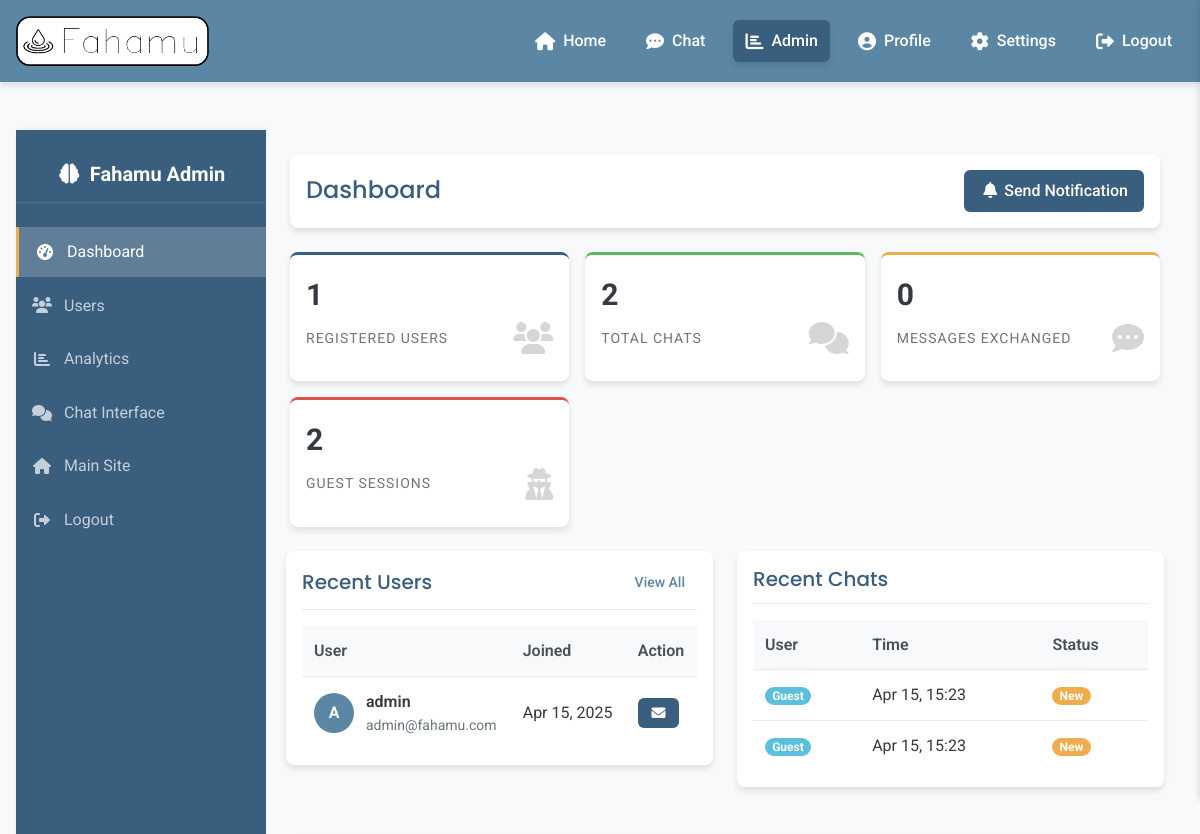
/admin (signed in, upper part), run on an earlier commit of the app's database.
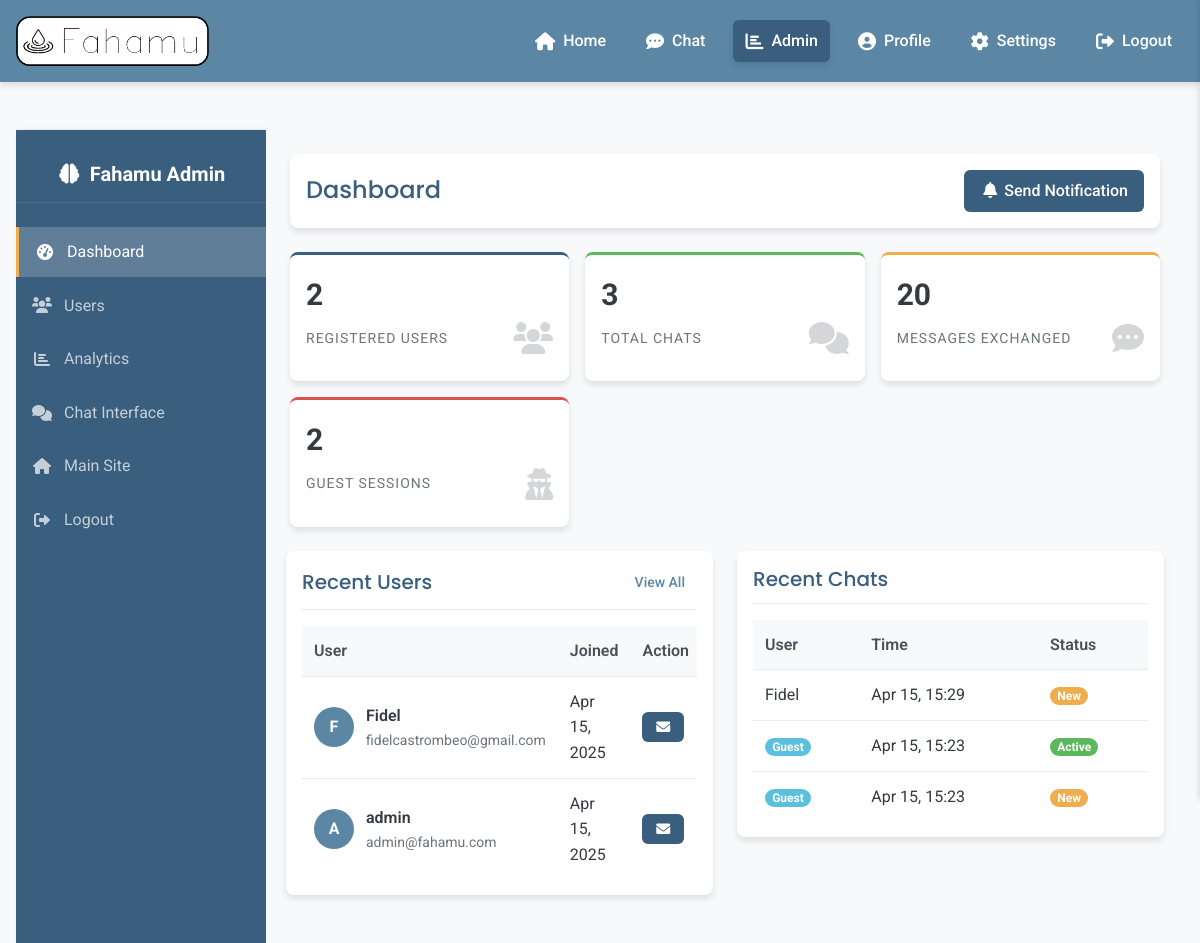
And on a later commit of the database.
### models.py (models this page shows)
class User(UserMixin, db.Model):
    id = db.Column(db.Integer, primary_key=True)
    username = db.Column(db.String(64), unique=True, nullable=False)
    email = db.Column(db.String(120), unique=True, nullable=False)
    password_hash = db.Column(db.String(256), nullable=False)
    is_admin = db.Column(db.Boolean, default=False, nullable=False)
    date_joined = db.Column(db.DateTime, default=datetime.utcnow, nullable=False)
    voice_preference = db.Column(db.String(20), default="female", nullable=False)  # male or female
    voice_pitch = db.Column(db.Float, default=1.0, nullable=False)  # 0.5 to 2.0
    voice_speed = db.Column(db.Float, default=1.0, nullable=False)  # 0.5 to 2.0
    chats = db.relationship('Chat', backref='user', lazy=True)
    checkpoints = db.relationship('Checkpoint', backref='user', lazy=True)

class Chat(db.Model):
    id = db.Column(db.Integer, primary_key=True)
    user_id = db.Column(db.Integer, db.ForeignKey('user.id'), nullable=True)  # Nullable for guest chats
    session_id = db.Column(db.String(128), nullable=False)
    timestamp = db.Column(db.DateTime, default=datetime.utcnow, nullable=False)
    messages = db.relationship('Message', backref='chat', lazy=True)

### routes.py (the view)
@app.route('/admin')
@login_required
def admin_dashboard():
    if not current_user.is_admin:
        flash('Access denied: Admin privileges required', 'danger')
        return redirect(url_for('home'))
    user_count = User.query.count()
    chat_count = Chat.query.count()
    message_count = Message.query.count()
    guest_chat_count = Chat.query.filter_by(user_id=None).count()
    recent_users = User.query.order_by(User.date_joined.desc()).limit(5).all()
    recent_chats = db.session.query(Chat, User.username).outerjoin(User, Chat.user_id == User.id).order_by(Chat.timestamp.desc()).limit(10).all()
    return render_template('admin/dashboard.html', title='Admin Dashboard',
                          user_count=user_count,
                          chat_count=chat_count,
                          message_count=message_count,
                          guest_chat_count=guest_chat_count,
                          recent_users=recent_users,
                          recent_chats=recent_chats)

### models.py (called while the page is built)
@login_manager.user_loader
def load_user(user_id):
    return User.query.get(int(user_id))

### templates/admin/dashboard.html (shortened to what the changed rows need)
{% extends "layout.html" %}
{% block additional_css %}
<link rel="stylesheet" href="{{ url_for('static', filename='css/admin.css') }}">
{% endblock %}
{% block content %}
<div class="admin-container">
    <div class="admin-content">
        <div class="admin-header">
            <h1 class="admin-title">Dashboard</h1>
        </div>
        <div class="stat-cards">
            <div class="stat-card primary">
                <span class="stat-value">{{ user_count }}</span>
                <span class="stat-label">Registered Users</span>
                <div class="stat-icon">
                    <i class="fas fa-users"></i>
                </div>
            </div>
            <div class="stat-card success">
                <span class="stat-value">{{ chat_count }}</span>
                <span class="stat-label">Total Chats</span>
                <div class="stat-icon">
                    <i class="fas fa-comments"></i>
                </div>
            </div>
            <div class="stat-card warning">
                <span class="stat-value">{{ message_count }}</span>
                <span class="stat-label">Messages Exchanged</span>
                <div class="stat-icon">
                    <i class="fas fa-comment-dots"></i>
                </div>
            </div>
        </div>
        <div class="row">
            <div class="col-md-6">
                <div class="admin-card">
                    <div class="table-responsive">
                        <table class="admin-table">
                            <thead>
                                <tr>
                                    <th>User</th>
                                    <th>Joined</th>
                                    <th>Action</th>
                                </tr>
                            </thead>
                            <tbody>
                                {% for user in recent_users %}
                                <tr>
                                    <td>
                                        <div class="user-details">
                                            <div class="user-avatar">
                                                {{ user.username[0]|upper }}
                                            </div>
                                            <div class="user-info">
                                                <p class="user-name">{{ user.username }}</p>
                                                <p class="user-email">{{ user.email }}</p>
                                            </div>
                                        </div>
                                    </td>
                                    <td>{{ user.date_joined.strftime('%b %d, %Y') }}</td>
                                    <td>
                                        <button class="admin-btn admin-btn-sm admin-btn-primary send-notification-btn"
                                                data-user-id="{{ user.id }}"
                                                data-username="{{ user.username }}">
                                            <i class="fas fa-envelope fa-fw"></i>
                                        </button>
                                    </td>
                                </tr>
                                {% endfor %}
                            </tbody>
                        </table>
                    </div>
                </div>
            </div>
            <div class="col-md-6">
                <div class="admin-card">
                    <div class="table-responsive">
                        <table class="admin-table">
                            <thead>
                                <tr>
                                    <th>User</th>
                                    <th>Time</th>
                                    <th>Status</th>
                                </tr>
                            </thead>
                            <tbody>
                                {% for chat, username in recent_chats %}
                                <tr>
                                    <td>
                                        {% if username %}
                                            {{ username }}
                                        {% else %}
                                            <span class="badge badge-info">Guest</span>
                                        {% endif %}
                                    </td>
                                    <td>{{ chat.timestamp.strftime('%b %d, %H:%M') }}</td>
                                    <td>
                                        {% if chat.messages|length > 0 %}
                                            <span class="badge badge-success">Active</span>
                                        {% else %}
                                            <span class="badge badge-warning">New</span>
                                        {% endif %}
                                    </td>
                                </tr>
                                {% endfor %}
                            </tbody>
                        </table>
                    </div>
                </div>
            </div>
        </div>
    </div>
</div>
{% endblock %}

What changed in the data, as far as the page shows it:
added User: username "F", username "Fidel", email "fidelcastrombeo@gmail.com", date_joined "Apr 15, 2025"
added Chat: username "Fidel", timestamp "Apr 15, 15:29", shows "New"
computed for Chat (number 2 of 3 on the later page): text "New" → "Active"
Also different on the page:
{{ user_count }}: "1" → "2"
{{ chat_count }}: "2" → "3"
{{ message_count }}: "0" → "20"
